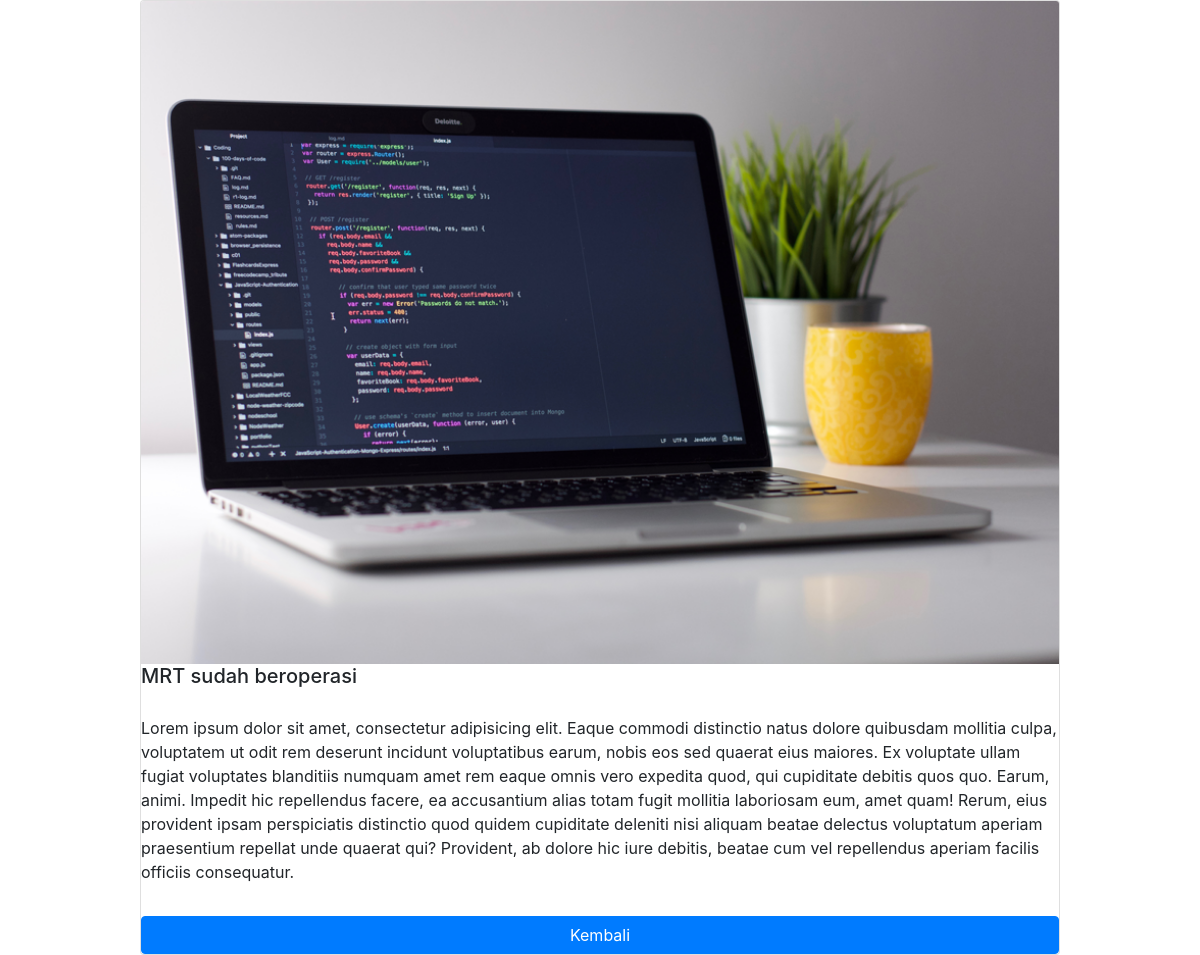
Page /post/detailPost/1 on the committed database.
### tables this page shows
CREATE TABLE `post` (
  `id` int(11) NOT NULL,
  `judul` varchar(150) NOT NULL,
  `isi` text NOT NULL,
  `image` varchar(150) NOT NULL,
  `tanggal` timestamp NOT NULL DEFAULT CURRENT_TIMESTAMP
);

### application/controllers/Post.php (called while the page is built, shortened)
<?php
class Post extends CI_Controller {
    public function __construct() {
        $this->load->library('form_validation');
    }
    public function detailPost($id) {
        $data['detail'] = $this->db->get_where('post', ['id' => $id])->row_array();
        $this->load->view('templates/header');
        $this->load->view('post/detail', $data);
        $this->load->view('templates/footer');
    }
}

### index.php (called while the page is built, shortened)
<?php
require_once BASEPATH.'core/CodeIgniter.php';

### application/views/post/detail.php (the view)
<div class="container">
    <div class="row justify-content-center">
        <div class="col-lg-10">
            <div class="card">
                <img src="<?= base_url('assets/images/') . $detail['image']; ?>" class="card-img-top" alt="<?= $detail['judul']; ?>">
                <h5 class="card-title"><?= $detail['judul']; ?></h5>
                <p class="card-text"><?= $detail['isi']; ?></p>
                <a href="<?= base_url('post/daftarPost'); ?>" class="btn btn-primary">Kembali</a>
            </div>
        </div>
    </div>
</div>

### rows in the picture
post: image (picture), judul "MRT sudah beroperasi", isi "Lorem ipsum dolor sit amet, consectetur adipisicing elit. Eaque commodi distinctio natus dolore quibusdam mollitia culpa, voluptatem ut odit rem deserunt incidunt voluptatibus earum, nobis eos sed quaerat eius maiores. Ex voluptate ullam fugiat voluptates blanditiis numquam amet rem eaque omnis vero expedita quod, qui cupiditate debitis quos quo. Earum, animi. Impedit hic repellendus facere, ea accusantium alias totam fugit mollitia laboriosam eum, amet quam! Rerum, eius provident ipsam perspiciatis distinctio quod quidem cupiditate deleniti nisi aliquam beatae delectus voluptatum aperiam praesentium repellat unde quaerat qui? Provident, ab dolore hic iure debitis, beatae cum vel…"
